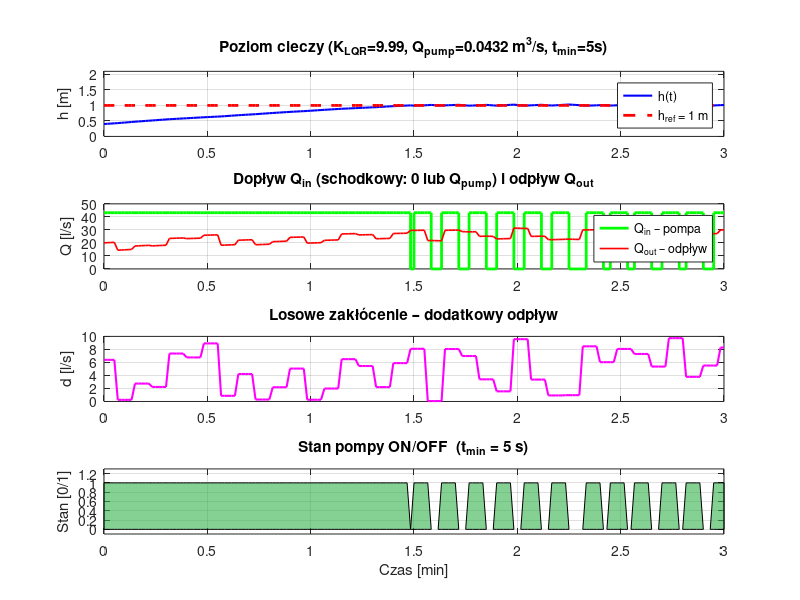

Write MATLAB code to recreate this figure. (Note: this script raises an error after producing the figure.)
% =========================================================================
% ZBIORNIK – LQR jako przełącznik pompy ON/OFF
% Pompa OFF → Q_in = 0
% Pompa ON  → Q_in = Q_pump (stały przepływ)
% LQR decyduje kiedy włączyć/wyłączyć pompę
% =========================================================================
clear; clc; close all;

%% ── 1. PARAMETRY FIZYCZNE ────────────────────────────────────────────────
g    = 9.81;
r    = 1.0;
A    = pi * r^2;
H    = 2.0;

r_v  = 0.04;
A_v  = pi * r_v^2;
mu_v = 0.97;

%% ── 2. PUNKT PRACY ───────────────────────────────────────────────────────
h_ref   = 1.0;
Q_out_0 = mu_v * A_v * sqrt(2*g*h_ref);
Q_in_0  = Q_out_0;

fprintf('=== PUNKT PRACY ===\n');
fprintf('  h_ref  = %.4f m\n',   h_ref);
fprintf('  Q_in_0 = %.6f m^3/s\n\n', Q_in_0);

%% ── 3. LINEARYZACJA ──────────────────────────────────────────────────────
A_lin = -mu_v * A_v * sqrt(g / (2*h_ref)) / A;
B_lin =  1.0 / A;
C_lin =  1;
D_lin =  0;

fprintf('=== MODEL LINIOWY ===\n');
fprintf('  A_lin = %.6f 1/s  (T_ol = %.1f s)\n\n', A_lin, -1/A_lin);

%% ── 4. PROJEKT LQR ───────────────────────────────────────────────────────
Q_lqr = 100;
R_lqr = 1;

[K_lqr, ~, poles_cl] = lqr(A_lin, B_lin, Q_lqr, R_lqr);

fprintf('=== REGULATOR LQR ===\n');
fprintf('  K_lqr   = %.4f\n', K_lqr);
fprintf('  Tau_cl  = %.2f s\n\n', -1/poles_cl);

%% ── 5. PARAMETRY POMPY ───────────────────────────────────────────────────
Q_pump      = 2.0 * Q_in_0;   % stały przepływ gdy pompa ON [m^3/s]
                              % > Q_in_0 żeby zbiornik mógł się napełniać
t_min_pump  = 5;              % minimalny czas ciągłej pracy pompy [s]

% Próg LQR: pompa włącza się gdy LQR żąda przepływu > Q_pump/2
% (tzn. gdy poziom wyraźnie poniżej zadanego)
Q_threshold = Q_pump / 2;

fprintf('=== POMPA ===\n');
fprintf('  Q_pump     = %.6f m^3/s\n', Q_pump);
fprintf('  t_min_pump = %d s\n', t_min_pump);
fprintf('  Q_threshold= %.6f m^3/s\n\n', Q_threshold);

%% ── 6. SYMULACJA ─────────────────────────────────────────────────────────
dt    = 1.0;
T_sim = 180;
t_vec = 0:dt:T_sim;
N     = length(t_vec);

h_sim      = zeros(1, N);
Q_in_sim   = zeros(1, N);
Q_out_sim  = zeros(1, N);
d_sim      = zeros(1, N);
pump_state = zeros(1, N);

h_sim(1) = 0.4;      % warunek początkowy

d_min  = 0.000;
d_max  = 0.010;
T_dist = 5;

pump_on      = false;
t_pump_start = 0;

rng(42);

for k = 1:N-1

    % ── Losowe zakłócenie ─────────────────────────────────────────────────
    if mod(k, round(T_dist/dt)) == 0 || k == 1
        d_sim(k) = d_min + (d_max - d_min)*rand();
    else
        d_sim(k) = d_sim(k-1);
    end

    % ── Sygnał LQR → żądany przepływ ciągły ──────────────────────────────
    dh_err = h_sim(k) - h_ref;
    Q_des  = Q_in_0 - K_lqr * dh_err;   % ciągły sygnał LQR

    % ── Logika ON/OFF pompy ───────────────────────────────────────────────
    lqr_chce_pompe = Q_des > Q_threshold;

    if ~pump_on && lqr_chce_pompe
        % Poziom za niski → włącz pompę
        pump_on      = true;
        t_pump_start = t_vec(k);

    elseif pump_on && ~lqr_chce_pompe
        % LQR chce wyłączyć → sprawdź minimalny czas
        if (t_vec(k) - t_pump_start) >= t_min_pump
            pump_on = false;
        end
        % jeśli nie minął t_min_pump → pompa dalej ON
    end

    % ── Rzeczywisty dopływ: stały Q_pump lub 0 ───────────────────────────
    if pump_on
        Q_in_sim(k) = Q_pump;   % STAŁY przepływ
    else
        Q_in_sim(k) = 0;        % BRAK dopływu
    end
    pump_state(k) = double(pump_on);

    % ── Równanie stanu (Euler) ────────────────────────────────────────────
    h_safe        = max(h_sim(k), 0.001);
    Q_valve       = mu_v * A_v * sqrt(2*g*h_safe);
    Q_out_sim(k)  = Q_valve + d_sim(k);

    h_sim(k+1) = h_sim(k) + dt * (Q_in_sim(k) - Q_out_sim(k)) / A;
    h_sim(k+1) = max(0.001, min(H, h_sim(k+1)));
end

d_sim(N)     = d_sim(N-1);
Q_in_sim(N)  = Q_in_sim(N-1);
Q_out_sim(N) = Q_out_sim(N-1);
pump_state(N)= pump_state(N-1);

fprintf('=== STATYSTYKI ===\n');
fprintf('  Średni poziom    : %.4f m  (zadany: %.4f m)\n', mean(h_sim), h_ref);
fprintf('  Odch. std.       : %.4f m\n', std(h_sim));
fprintf('  RMSE             : %.4f m\n', sqrt(mean((h_sim - h_ref).^2)));
fprintf('  Min/Max h        : %.4f / %.4f m\n', min(h_sim), max(h_sim));
fprintf('  Czas pracy pompy : %.1f min / %.1f min (%.1f%%)\n', ...
        sum(pump_state)*dt/60, T_sim/60, 100*mean(pump_state));

%% ── 7. WYKRESY ───────────────────────────────────────────────────────────
t_ax = t_vec / 60;

figure('Name','Zbiornik – LQR ON/OFF', 'Position',[100 100 1100 900]);

subplot(4,1,1);
plot(t_ax, h_sim, 'b-', 'LineWidth', 1.5); hold on;
plot(t_ax, h_ref*ones(size(t_ax)), 'r--', 'LineWidth', 2);
ylabel('h [m]'); ylim([0, H+0.1]);
title(sprintf('Poziom cieczy (K_{LQR}=%.2f, Q_{pump}=%.4f m^3/s, t_{min}=%ds)', ...
      K_lqr, Q_pump, t_min_pump));
legend('h(t)', 'h_{ref} = 1 m', 'Location','best');
grid on;

subplot(4,1,2);
stairs(t_ax, Q_in_sim*1000, 'g-', 'LineWidth', 2); hold on;
plot(t_ax, Q_out_sim*1000, 'r-', 'LineWidth', 1.2);
ylabel('Q [l/s]');
title('Dopływ Q_{in} (schodkowy: 0 lub Q_{pump}) i odpływ Q_{out}');
legend('Q_{in} – pompa', 'Q_{out} – odpływ', 'Location','best');
grid on;

subplot(4,1,3);
plot(t_ax, d_sim*1000, 'm-', 'LineWidth', 1.5);
ylabel('d [l/s]');
title('Losowe zakłócenie – dodatkowy odpływ');
grid on;

subplot(4,1,4);
area(t_ax, pump_state, 'FaceColor',[0.2 0.7 0.3], 'FaceAlpha', 0.6);
xlabel('Czas [min]'); ylabel('Stan [0/1]');
title(sprintf('Stan pompy ON/OFF  (t_{min} = %d s)', t_min_pump));
ylim([-0.1, 1.3]); grid on;

sgtitle('Zbiornik walcowy – LQR jako przełącznik pompy ON/OFF', ...
        'FontSize', 14, 'FontWeight', 'bold');
